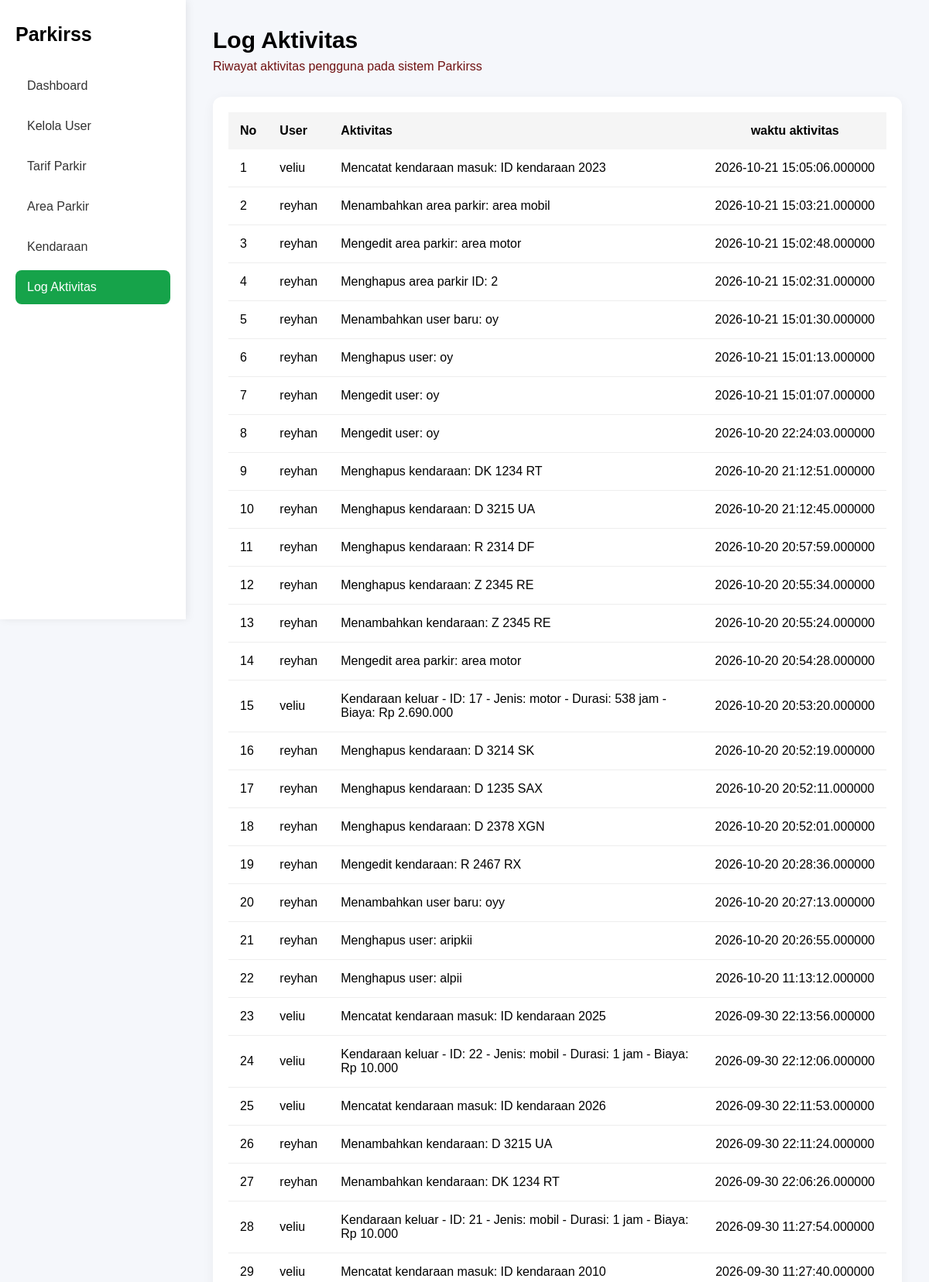
Page /view/log_aktivitas.php (signed in, upper part) on the committed database.
### tables this page shows
CREATE TABLE `tb_log_aktivitas` (
  `id_log` int(11) NOT NULL,
  `id_user` int(15) NOT NULL,
  `aktivitas` varchar(100) NOT NULL,
  `waktu_aktivitas` datetime(6) NOT NULL
);

CREATE TABLE `tb_user` (
  `id_user` int(11) NOT NULL,
  `nama_lengkap` varchar(50) NOT NULL,
  `username` varchar(50) NOT NULL,
  `password` varchar(50) NOT NULL,
  `role` enum('admin','petugas','owner') NOT NULL,
  `status_aktif` tinyint(1) NOT NULL
);

### view/log_aktivitas.php (the view, shortened to what this page needs)
<?php
include_once __DIR__ . "/../model/m_koneksi.php";
$query = mysqli_query($conn, "
    SELECT
        l.*,
        u.nama_lengkap,
        u.username
    FROM tb_log_aktivitas l
    LEFT JOIN tb_user u
        ON l.id_user = u.id_user
    ORDER BY l.id_log DESC
");
?>
<!DOCTYPE html>
<html lang="id">
<head>
        <link rel="stylesheet" href="../assets/kelola_user.css">
</head>
<body>
<div class="sidebar">
    <h2>Parkirss</h2>
    <ul>
        <li>
            <a href="dashboard.php">Dashboard</a>
        </li>
        <li>
            <a href="kelola_user.php">Kelola User</a>
        </li>
        <li>
            <a href="tarif_parkir.php">Tarif Parkir</a>
        </li>
        <li>
            <a href="area_parkir.php">Area Parkir</a>
        </li>
        <li>
            <a href="kendaraan.php">Kendaraan</a>
        </li>
        <li class="active">
            <a href="log_aktivitas.php">Log Aktivitas</a>
        </li>
    </ul>
</div>
<div class="main">
    <div class="header">
        <div>
            <h1>Log Aktivitas</h1>
            <p>Riwayat aktivitas pengguna pada sistem Parkirss</p>
        </div>
    </div>
    <div class="table-container">
        <table>
            <thead>
                <tr>
                    <th>No</th>
                    <th>User</th>
                    <th>Aktivitas</th>
                    <th>waktu aktivitas</th>
                </tr>
            </thead>
            <tbody>
            <?php
            $no = 1;
            if (mysqli_num_rows($query) > 0) {
                while ($log = mysqli_fetch_assoc($query)) {
            ?>
                <tr>
                    <td>
                        <?= $no++; ?>
                    </td>
                    <td>
                        <?= htmlspecialchars($log['username'] ?? '-'); ?>
                    </td>
                    <td>
                        <?= htmlspecialchars($log['aktivitas']); ?>
                    </td>
                    <td>
                        <?= htmlspecialchars($log['waktu_aktivitas']); ?>
                    </td>
                </tr>
            <?php
                }
            }
            ?>
            </tbody>
        </table>
    </div>
</div>
</body>
</html>

### assets/kelola_user.css (style rules this page uses)
* { margin: 0; padding: 0; box-sizing: border-box; }
body { font-family: Arial, sans-serif; background: #f5f7fb; }
.sidebar { position: fixed; left: 0; top: 0; width: 240px; height: 100vh; background: white; padding: 30px 20px; box-shadow: 2px 0 10px rgba(0,0,0,0.08); }
.sidebar h2 { font-size: 25px; margin-bottom: 30px; }
.sidebar ul { list-style: none; }
.sidebar ul li { margin-bottom: 8px; }
.sidebar ul li a { display: block; padding: 13px 15px; text-decoration: none; color: #333; border-radius: 8px; }
.sidebar ul li.active a { background: #16a34a; color: white; }
.main { margin-left: 240px; padding: 35px; }
.header { display: flex; justify-content: space-between; align-items: center; margin-bottom: 30px; }
.header h1 { font-size: 30px; margin-bottom: 8px; }
.header p { color: #6f1111; }
.table-container { background: white; padding: 20px; border-radius: 12px; box-shadow: 0 3px 15px rgba(0,0,0,0.05); overflow-x: auto; }
table { width: 100%; border-collapse: collapse; }
th { background: #f5f5f5; padding: 15px; text-align: left; }
td { padding: 15px; border-bottom: 1px solid #eee; }
th:last-child, td:last-child { text-align: center; }
td:last-child { white-space: nowrap; }

### rows in the picture
tb_log_aktivitas: id_user.username "veliu", aktivitas "Mencatat kendaraan masuk: ID kendaraan 2023", waktu_aktivitas "2026-10-21 15:05:06.000000"
tb_log_aktivitas: id_user.username "reyhan", aktivitas "Menambahkan area parkir: area mobil", waktu_aktivitas "2026-10-21 15:03:21.000000"
tb_log_aktivitas: id_user.username "reyhan", aktivitas "Mengedit area parkir: area motor", waktu_aktivitas "2026-10-21 15:02:48.000000"
tb_log_aktivitas: id_user.username "reyhan", aktivitas "Menghapus area parkir ID: 2", waktu_aktivitas "2026-10-21 15:02:31.000000"
tb_log_aktivitas: id_user.username "reyhan", aktivitas "Menambahkan user baru: oy", waktu_aktivitas "2026-10-21 15:01:30.000000"
tb_log_aktivitas: id_user.username "reyhan", aktivitas "Menghapus user: oy", waktu_aktivitas "2026-10-21 15:01:13.000000"
tb_log_aktivitas: id_user.username "reyhan", aktivitas "Mengedit user: oy", waktu_aktivitas "2026-10-21 15:01:07.000000"
tb_log_aktivitas: id_user.username "reyhan", aktivitas "Mengedit user: oy", waktu_aktivitas "2026-10-20 22:24:03.000000"
tb_log_aktivitas: id_user.username "reyhan", aktivitas "Menghapus kendaraan: DK 1234 RT", waktu_aktivitas "2026-10-20 21:12:51.000000"
tb_log_aktivitas: id_user.username "reyhan", aktivitas "Menghapus kendaraan: D 3215 UA", waktu_aktivitas "2026-10-20 21:12:45.000000"
tb_log_aktivitas: id_user.username "reyhan", aktivitas "Menghapus kendaraan: R 2314 DF", waktu_aktivitas "2026-10-20 20:57:59.000000"
tb_log_aktivitas: id_user.username "reyhan", aktivitas "Menghapus kendaraan: Z 2345 RE", waktu_aktivitas "2026-10-20 20:55:34.000000"
tb_log_aktivitas: id_user.username "reyhan", aktivitas "Menambahkan kendaraan: Z 2345 RE", waktu_aktivitas "2026-10-20 20:55:24.000000"
tb_log_aktivitas: id_user.username "reyhan", aktivitas "Mengedit area parkir: area motor", waktu_aktivitas "2026-10-20 20:54:28.000000"
tb_log_aktivitas: id_user.username "veliu", aktivitas "Kendaraan keluar - ID: 17 - Jenis: motor - Durasi: 538 jam - Biaya: Rp 2.690.000", waktu_aktivitas "2026-10-20 20:53:20.000000"
tb_log_aktivitas: id_user.username "reyhan", aktivitas "Menghapus kendaraan: D 3214 SK", waktu_aktivitas "2026-10-20 20:52:19.000000"
tb_log_aktivitas: id_user.username "reyhan", aktivitas "Menghapus kendaraan: D 1235 SAX", waktu_aktivitas "2026-10-20 20:52:11.000000"
tb_log_aktivitas: id_user.username "reyhan", aktivitas "Menghapus kendaraan: D 2378 XGN", waktu_aktivitas "2026-10-20 20:52:01.000000"
tb_log_aktivitas: id_user.username "reyhan", aktivitas "Mengedit kendaraan: R 2467 RX", waktu_aktivitas "2026-10-20 20:28:36.000000"
tb_log_aktivitas: id_user.username "reyhan", aktivitas "Menambahkan user baru: oyy", waktu_aktivitas "2026-10-20 20:27:13.000000"
tb_log_aktivitas: id_user.username "reyhan", aktivitas "Menghapus user: aripkii", waktu_aktivitas "2026-10-20 20:26:55.000000"
tb_log_aktivitas: id_user.username "reyhan", aktivitas "Menghapus user: alpii", waktu_aktivitas "2026-10-20 11:13:12.000000"
tb_log_aktivitas: id_user.username "veliu", aktivitas "Mencatat kendaraan masuk: ID kendaraan 2025", waktu_aktivitas "2026-09-30 22:13:56.000000"
tb_log_aktivitas: id_user.username "veliu", aktivitas "Kendaraan keluar - ID: 22 - Jenis: mobil - Durasi: 1 jam - Biaya: Rp 10.000", waktu_aktivitas "2026-09-30 22:12:06.000000"
tb_log_aktivitas: id_user.username "veliu", aktivitas "Mencatat kendaraan masuk: ID kendaraan 2026", waktu_aktivitas "2026-09-30 22:11:53.000000"
tb_log_aktivitas: id_user.username "reyhan", aktivitas "Menambahkan kendaraan: D 3215 UA", waktu_aktivitas "2026-09-30 22:11:24.000000"
tb_log_aktivitas: id_user.username "reyhan", aktivitas "Menambahkan kendaraan: DK 1234 RT", waktu_aktivitas "2026-09-30 22:06:26.000000"
tb_log_aktivitas: id_user.username "veliu", aktivitas "Kendaraan keluar - ID: 21 - Jenis: mobil - Durasi: 1 jam - Biaya: Rp 10.000", waktu_aktivitas "2026-09-30 11:27:54.000000"
tb_log_aktivitas: id_user.username "veliu", aktivitas "Mencatat kendaraan masuk: ID kendaraan 2010", waktu_aktivitas "2026-09-30 11:27:40.000000"
